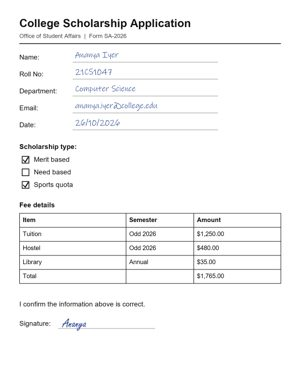
#> input picture samples/application_form_thumb.jpg, 300 x 387 px
$ python -i image_processor.py   (imports and definitions only)
#> lines starting #> are read from the running program, lines starting #| are printed output that depends on the picture; after the words box and inside, x2 and y2 are one past the last pixel; in counts of white or black regions, pixels touching at a corner belong together
"""
Image Preprocessing Module for DeepOCR.

Applies a configurable sequence of preprocessing operations to document images
before passing them to the detection and recognition pipeline.

Operations supported:
  - Grayscale conversion
  - Resize (with aspect-ratio preservation and padding)
  - Noise removal (Gaussian / non-local means)
  - Contrast enhancement (CLAHE)
  - Binarization (Otsu / adaptive threshold)
  - Deskewing (Hough-line-based skew correction)
  - Brightness normalisation
  - Blur correction (sharpening kernel)
"""
from __future__ import annotations

import cv2
import numpy as np
from PIL import Image


class ImageProcessor:
    """Apply a sequence of preprocessing steps to a document image.

    Args:
        config: Optional dict with boolean/numeric flags controlling which
                operations are applied.  Defaults make all steps active.

    Example:
        >>> proc = ImageProcessor()
        >>> result = proc.process(image_array)
    """

    def __init__(self, config: dict | None = None) -> None:
        cfg = config or {}
        self.do_grayscale = cfg.get("grayscale", True)
        self.do_resize = cfg.get("resize", True)
        self.target_height = cfg.get("target_height", 64)
        self.target_width = cfg.get("target_width", 512)
        self.do_denoise = cfg.get("denoise", True)
        self.do_contrast = cfg.get("contrast_enhance", True)
        self.do_binarize = cfg.get("binarize", False)   # off by default; deep models prefer grey
        self.do_deskew = cfg.get("deskew", True)
        self.do_normalize = cfg.get("normalize", True)
        self.do_sharpen = cfg.get("sharpen", False)

    # ------------------------------------------------------------------
    # Public API
    # ------------------------------------------------------------------

    def process(self, image: np.ndarray | Image.Image, steps: list[str] | None = None) -> np.ndarray:
        """Apply the preprocessing pipeline to an image.

        Args:
            image: Input image as numpy array (BGR / RGB / grayscale) or PIL Image.
            steps: Optional list of step names to apply (overrides config flags).
                   Valid step names: grayscale, denoise, contrast, binarize,
                   deskew, normalize, sharpen.

        Returns:
            Preprocessed image as uint8 numpy array.
        """
        img = self._to_numpy(image)

        if steps is not None:
            # Explicit step list
            if "grayscale" in steps:
                img = self.to_grayscale(img)
            if "denoise" in steps:
                img = self.remove_noise(img)
            if "contrast" in steps:
                img = self.enhance_contrast(img)
            if "binarize" in steps:
                img = self.binarize(img)
            if "deskew" in steps:
                img = self.deskew(img)
            if "normalize" in steps:
                img = self.normalize_brightness(img)
            if "sharpen" in steps:
                img = self.sharpen(img)
        else:
            # Use config flags
            if self.do_grayscale:
                img = self.to_grayscale(img)
            if self.do_deskew:
                img = self.deskew(img)
            if self.do_denoise:
                img = self.remove_noise(img)
            if self.do_contrast:
                img = self.enhance_contrast(img)
            if self.do_binarize:
                img = self.binarize(img)
            if self.do_normalize:
                img = self.normalize_brightness(img)
            if self.do_sharpen:
                img = self.sharpen(img)

        if self.do_resize:
            img = self.resize_and_pad(img, self.target_height, self.target_width)

        return img

    # ------------------------------------------------------------------
    # Individual operations
    # ------------------------------------------------------------------

    @staticmethod
    def to_grayscale(image: np.ndarray) -> np.ndarray:
        """Convert BGR / RGB image to grayscale."""
        if len(image.shape) == 2:
            return image  # already grayscale
        if image.shape[2] == 4:
            # RGBA: drop alpha
            image = image[:, :, :3]
        return cv2.cvtColor(image, cv2.COLOR_BGR2GRAY)

    @staticmethod
    def remove_noise(image: np.ndarray) -> np.ndarray:
        """Remove noise using Gaussian blur followed by median filter.

        Uses GaussianBlur + medianBlur as the portable alternative to
        fastNlMeansDenoising (which is not available in all OpenCV builds).
        """
        # Gentle Gaussian blur to reduce high-frequency noise
        blurred = cv2.GaussianBlur(image, (3, 3), 0)
        # Median blur to remove salt-and-pepper noise
        denoised = cv2.medianBlur(blurred, 3)
        return denoised

    @staticmethod
    def enhance_contrast(image: np.ndarray) -> np.ndarray:
        """Apply CLAHE (Contrast Limited Adaptive Histogram Equalisation)."""
        clahe = cv2.createCLAHE(clipLimit=2.0, tileGridSize=(8, 8))
        if len(image.shape) == 3:
            lab = cv2.cvtColor(image, cv2.COLOR_BGR2LAB)
            l_ch, a_ch, b_ch = cv2.split(lab)
            l_ch = clahe.apply(l_ch)
            lab = cv2.merge([l_ch, a_ch, b_ch])
            return cv2.cvtColor(lab, cv2.COLOR_LAB2BGR)
        return clahe.apply(image)

    @staticmethod
    def binarize(image: np.ndarray) -> np.ndarray:
        """Binarize a grayscale image using Otsu's thresholding."""
        gray = image if len(image.shape) == 2 else cv2.cvtColor(image, cv2.COLOR_BGR2GRAY)
        _, binary = cv2.threshold(gray, 0, 255, cv2.THRESH_BINARY + cv2.THRESH_OTSU)
        return binary

    @staticmethod
    def deskew(image: np.ndarray, max_skew_deg: float = 15.0) -> np.ndarray:
        """Correct document skew by detecting dominant line orientation.

        Uses Hough line transform on an edge-detected version of the image.
        Angles beyond max_skew_deg are ignored (probably not skew).

        Args:
            image: Input image (grayscale or BGR).
            max_skew_deg: Maximum skew angle to correct (degrees).

        Returns:
            Deskewed image.
        """
        gray = image if len(image.shape) == 2 else cv2.cvtColor(image, cv2.COLOR_BGR2GRAY)
        edges = cv2.Canny(gray, 50, 150, apertureSize=3)
        lines = cv2.HoughLines(edges, 1, np.pi / 180, threshold=100)

        if lines is None:
            return image

        angles = []
        for line in lines:
            rho, theta = line[0]
            # Convert theta to angle from horizontal
            angle = np.degrees(theta) - 90
            if abs(angle) < max_skew_deg:
                angles.append(angle)

        if not angles:
            return image

        median_angle = float(np.median(angles))
        if abs(median_angle) < 0.5:  # negligible skew
            return image

        h, w = image.shape[:2]
        centre = (w // 2, h // 2)
        rotation_matrix = cv2.getRotationMatrix2D(centre, median_angle, 1.0)
        rotated = cv2.warpAffine(
            image, rotation_matrix, (w, h),
            flags=cv2.INTER_LINEAR,
            borderMode=cv2.BORDER_REPLICATE,
        )
        return rotated

    @staticmethod
    def normalize_brightness(image: np.ndarray) -> np.ndarray:
        """Normalise image brightness to [0, 255] using min-max stretching."""
        img_float = image.astype(np.float32)
        min_val, max_val = img_float.min(), img_float.max()
        if max_val - min_val < 1:
            return image
        normalised = (img_float - min_val) / (max_val - min_val) * 255
        return normalised.astype(np.uint8)

    @staticmethod
    def sharpen(image: np.ndarray) -> np.ndarray:
        """Apply an unsharp-masking sharpening kernel."""
        kernel = np.array([[0, -1, 0],
                           [-1, 5, -1],
                           [0, -1, 0]], dtype=np.float32)
        return cv2.filter2D(image, -1, kernel)

    @staticmethod
    def resize_and_pad(
        image: np.ndarray,
        target_height: int = 64,
        target_width: int = 512,
    ) -> np.ndarray:
        """Resize image to target_height preserving aspect ratio, then pad width.

        Args:
            image: Input image.
            target_height: Fixed output height.
            target_width: Maximum output width; shorter images are zero-padded.

        Returns:
            Image of shape (target_height, target_width) or
            (target_height, target_width, C) for colour images.
        """
        h, w = image.shape[:2]
        scale = target_height / h
        new_w = min(int(w * scale), target_width)
        resized = cv2.resize(image, (new_w, target_height), interpolation=cv2.INTER_LINEAR)

        # Pad to target_width
        is_gray = len(resized.shape) == 2
        if is_gray:
            canvas = np.zeros((target_height, target_width), dtype=np.uint8)
        else:
            canvas = np.zeros((target_height, target_width, resized.shape[2]), dtype=np.uint8)
        canvas[:, :new_w] = resized
        return canvas

    # ------------------------------------------------------------------
    # Helpers
    # ------------------------------------------------------------------

    @staticmethod
    def _to_numpy(image: np.ndarray | Image.Image) -> np.ndarray:
        """Convert PIL Image or numpy array to uint8 numpy array."""
        if isinstance(image, Image.Image):
            return np.array(image.convert("RGB"))
        return np.array(image, dtype=np.uint8)

    @staticmethod
    def pil_to_numpy(image: Image.Image) -> np.ndarray:
        return np.array(image)

    @staticmethod
    def numpy_to_pil(image: np.ndarray) -> Image.Image:
        if len(image.shape) == 2:
            return Image.fromarray(image, mode="L")
        # Assume BGR -> convert to RGB for PIL
        rgb = cv2.cvtColor(image, cv2.COLOR_BGR2RGB)
        return Image.fromarray(rgb)

>>> import cv2
>>> picture = cv2.imread('../samples/application_form_thumb.jpg')
#> picture is the input picture: shape (387, 300, 3); mean B, G, R 247.5, 247.4, 247.3
>>> result = ImageProcessor().process(picture)
#> in deskew, `edges = cv2.Canny(gray, 50, 150, apertureSize=3)`:
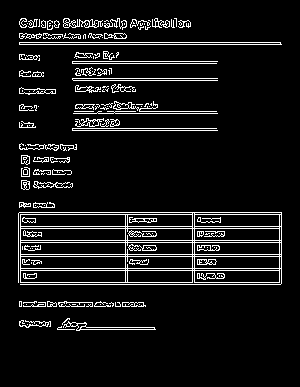
#> edges: shape (387, 300); 8.3% white in thin lines or dots, all inside (x1, y1, x2, y2) = (18, 18, 282, 331)
#> in deskew, `lines = cv2.HoughLines(edges, 1, np.pi / 180, threshold=100)`: lines = 38 rows, first 8: [44, 1.57], [212, 1.57], [240, 1.57], [242, 1.57], [254, 1.57], [256, 1.57], [268, 1.57], [42, 1.57]
#> the loop in deskew, `for line in lines:` made 38 passes
#> (rho, theta, angle) on passes 1 to 12: (44, 1.57, 0), (212, 1.57, 0), (240, 1.57, 0), (242, 1.57, 0), (254, 1.57, 0), (256, 1.57, 0), (268, 1.57, 0), (42, 1.57, 0), (214, 1.57, 0), (226, 1.57, 0), (228, 1.57, 0), (270, 1.57, 0)
#> after the loop in deskew, `for line in lines:`: angles = 37 values, max 1 at index 26, min -1 at index 22, mean -1.44e-06
#> in deskew, `median_angle = float(np.median(angles))`: median_angle = 0
#> in remove_noise, `blurred = cv2.GaussianBlur(image, (3, 3), 0)`:
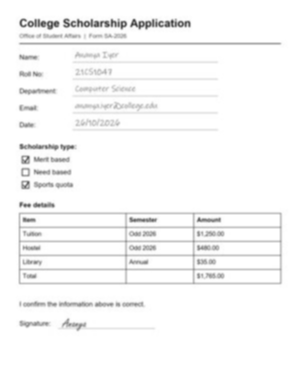
#> blurred: shape (387, 300); min 65, max 255, mean 247.4
#> in enhance_contrast, `return clahe.apply(image)`:
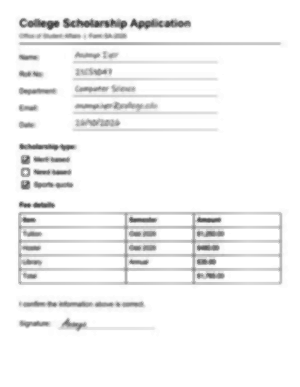
#> returned value: shape (387, 300); min 65, max 255, mean 243.6
#> in normalize_brightness, `min_val, max_val = img_float.min(), img_float.max()`: min_val = 65; max_val = 255
#> in normalize_brightness, `normalised = (img_float - min_val) / (max_val - min_val) * 255`:
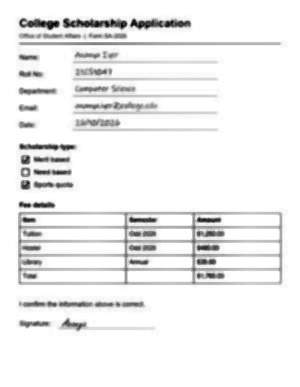
#> normalised: shape (387, 300) float32; min 0, max 255, mean 239.7
#> in resize_and_pad, `resized = cv2.resize(image, (new_w, target_height), interpolation=cv2...`:
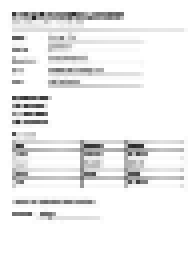
#> resized: shape (64, 49) (shown 4 times larger); min 33, max 255, mean 238.7
#> in resize_and_pad, `canvas[:, :new_w] = resized`:
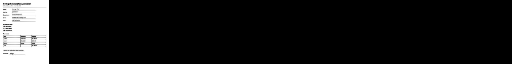
#> canvas: shape (64, 512); min 0, max 255, mean 22.8

$ run again, on samples/handwritten_note_thumb.jpg
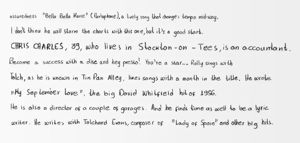
#> input picture samples/handwritten_note_thumb.jpg, 300 x 143 px
#> picture is the input picture: shape (143, 300, 3); min 36, max 255, mean 233.5
#> in deskew, `edges = cv2.Canny(gray, 50, 150, apertureSize=3)`:
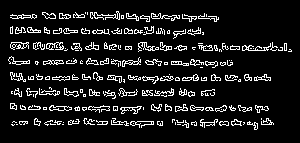
#> edges: shape (143, 300); 10.6% white in thin lines or dots, all inside (x1, y1, x2, y2) = (8, 11, 292, 130)
#> lines = 20 rows, first 8: [124, 1.57], [79, 1.57], [77, 1.57], [46, 1.57], [107, 1.57], [109, 1.57], [121, 1.57], [49, 1.57]
#> the loop in deskew, `for line in lines:` made 20 passes
#> (rho, theta, angle) on passes 1 to 8: (124, 1.57, 0), (79, 1.57, 0), (77, 1.57, 0), (46, 1.57, 0), (107, 1.57, 0), (109, 1.57, 0), (121, 1.57, 0), (49, 1.57, 0)
#> after the loop in deskew, `for line in lines:`: angles = [0, 0, 0, 0, 0, 0, 0, 0, 2, 0, 1, 1, 1, 1, -1, 0, 1, -1, 1, 0]
#> median_angle = 0
#> min_val = 94; max_val = 254
#> in resize_and_pad, `canvas[:, :new_w] = resized`:
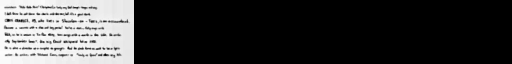
#> canvas: shape (64, 512); min 0, max 253, mean 57
